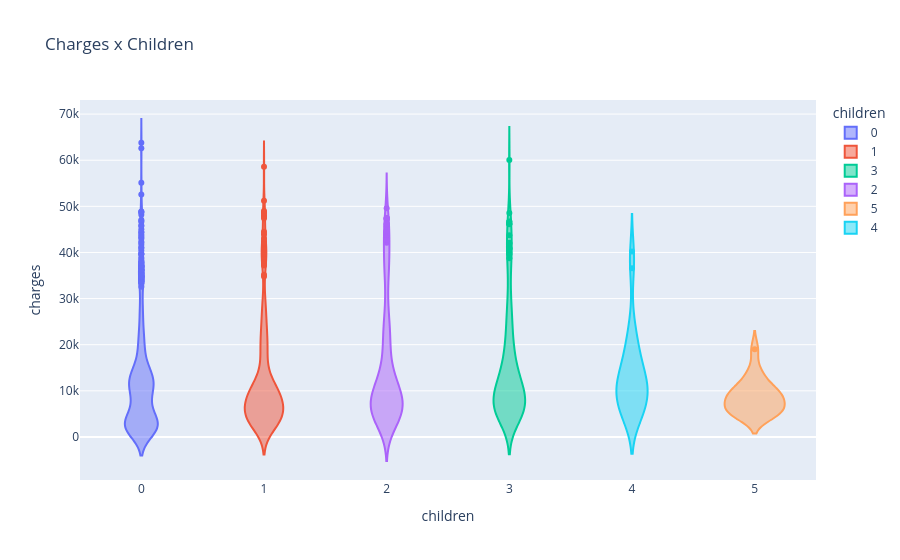

The cell this chart's notebook holds for it:
### Markdown cell above
## Does medical charging affects people the number of kids they have?

### Code cell
px.violin(data_frame=df,
          x='children',
          y='charges',
          title='Charges x Children',
          color='children'
          )

### Figure 1 — Plotly figure (JSON) as saved in the notebook; plotly's stock layout.template omitted (floating-point values rounded to 4 significant figures; data arrays with more than 128 entries replaced by an {"elided": "..."} marker saying what was removed)
{"data": [{"alignmentgroup": "True", "box": {"visible": false}, "hovertemplate": "children=%{x}<br>charges=%{y}<extra></extra>", "legendgroup": "0", "marker": {"color": "#636efa"}, "name": "0", "offsetgroup": "0", "orientation": "v", "scalegroup": "True", "showlegend": true, "type": "violin", "x": {"elided": "574 int values"}, "x0": " ", "xaxis": "x", "y": {"elided": "574 float values"}, "y0": " ", "yaxis": "y"}, {"alignmentgroup": "True", "box": {"visible": false}, "hovertemplate": "children=%{x}<br>charges=%{y}<extra></extra>", "legendgroup": "1", "marker": {"color": "#EF553B"}, "name": "1", "offsetgroup": "1", "orientation": "v", "scalegroup": "True", "showlegend": true, "type": "violin", "x": {"elided": "324 int values"}, "x0": " ", "xaxis": "x", "y": {"elided": "324 float values"}, "y0": " ", "yaxis": "y"}, {"alignmentgroup": "True", "box": {"visible": false}, "hovertemplate": "children=%{x}<br>charges=%{y}<extra></extra>", "legendgroup": "3", "marker": {"color": "#00cc96"}, "name": "3", "offsetgroup": "3", "orientation": "v", "scalegroup": "True", "showlegend": true, "type": "violin", "x": {"elided": "157 int values"}, "x0": " ", "xaxis": "x", "y": {"elided": "157 float values"}, "y0": " ", "yaxis": "y"}, {"alignmentgroup": "True", "box": {"visible": false}, "hovertemplate": "children=%{x}<br>charges=%{y}<extra></extra>", "legendgroup": "2", "marker": {"color": "#ab63fa"}, "name": "2", "offsetgroup": "2", "orientation": "v", "scalegroup": "True", "showlegend": true, "type": "violin", "x": {"elided": "240 int values"}, "x0": " ", "xaxis": "x", "y": {"elided": "240 float values"}, "y0": " ", "yaxis": "y"}, {"alignmentgroup": "True", "box": {"visible": false}, "hovertemplate": "children=%{x}<br>charges=%{y}<extra></extra>", "legendgroup": "5", "marker": {"color": "#FFA15A"}, "name": "5", "offsetgroup": "5", "orientation": "v", "scalegroup": "True", "showlegend": true, "type": "violin", "x": [5, 5, 5, 5, 5, 5, 5, 5, 5, 5, 5, 5, 5, 5, 5, 5, 5, 5], "x0": " ", "xaxis": "x", "y": [4688.0, 6799.0, 4831.0, 5080.0, 9789.0, 12590.0, 11550.0, 6666.0, 6654.0, 10100.0, 8966.0, 8597.0, 4915.0, 19020.0, 9222.0, 8582.0, 5615.0, 14480.0], "y0": " ", "yaxis": "y"}, {"alignmentgroup": "True", "box": {"visible": false}, "hovertemplate": "children=%{x}<br>charges=%{y}<extra></extra>", "legendgroup": "4", "marker": {"color": "#19d3f3"}, "name": "4", "offsetgroup": "4", "orientation": "v", "scalegroup": "True", "showlegend": true, "type": "violin", "x": [4, 4, 4, 4, 4, 4, 4, 4, 4, 4, 4, 4, 4, 4, 4, 4, 4, 4, 4, 4, 4, 4, 4, 4, 4], "x0": " ", "xaxis": "x", "y": [4505.0, 11030.0, 10410.0, 8163.0, 11520.0, 24670.0, 10980.0, 10740.0, 7512.0, 17940.0, 40180.0, 12950.0, 14390.0, 17130.0, 4878.0, 7244.0, 36580.0, 5709.0, 11300.0, 4561.0, 11020.0, 6059.0, 15830.0, 21470.0, 19500.0], "y0": " ", "yaxis": "y"}], "layout": {"legend": {"title": {"text": "children"}, "tracegroupgap": 0}, "title": {"text": "Charges x Children"}, "violinmode": "overlay", "xaxis": {"anchor": "y", "categoryarray": [0, 1, 3, 2, 5, 4], "categoryorder": "array", "domain": [0, 1], "title": {"text": "children"}}, "yaxis": {"anchor": "x", "domain": [0, 1], "title": {"text": "charges"}}}}
